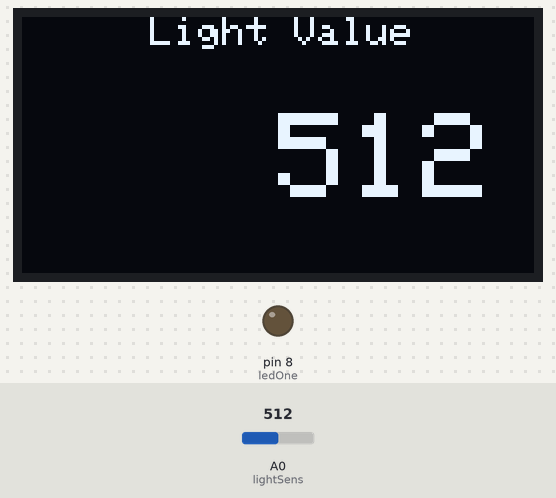
Bench run of a sketch on a simulated Arduino Uno, built with avr-gcc and run on an emulated ATmega328P. Shown: 128×64 one-colour display, output pins drawn as LEDs (lit = HIGH). The test bench sets the inputs (shaded band); at power-on: A0 (lightSens) = 512.

Above: at 1.2 s.
1.3 s: A0 (lightSens) set to 106
At 1.9 s:
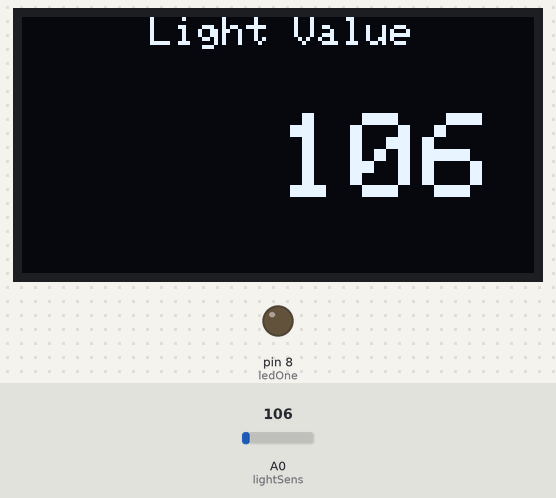
2.8 s: A0 (lightSens) set to 95
At 3.8 s:
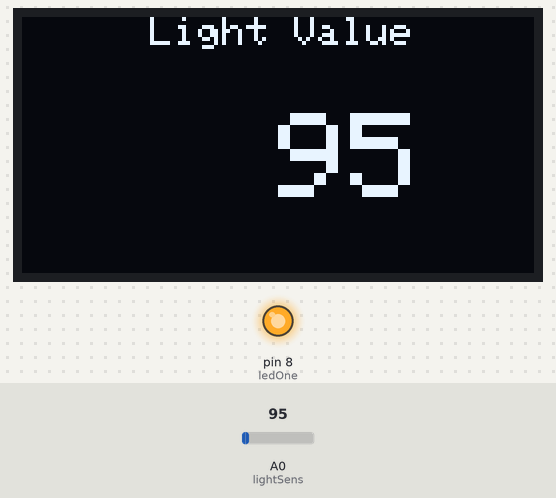
4.3 s: A0 (lightSens) set to 122
At 5.5 s:
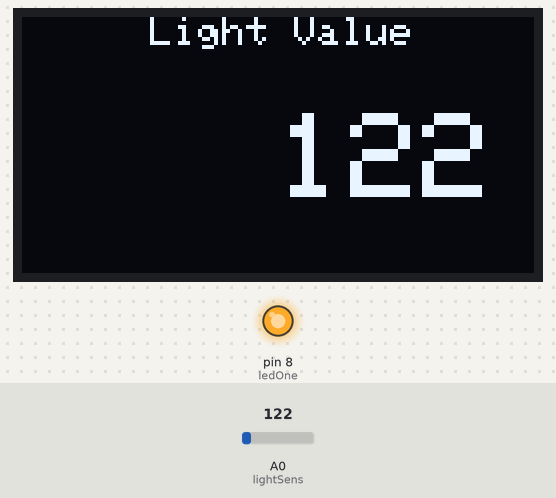
Timing chart, 0 to 7.3 s (numbered marks = the images above; inputs shaded):
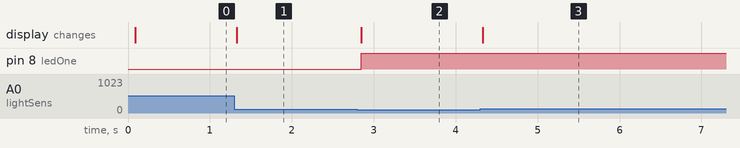

The sketch:

light_sensor.ino
```cpp
#include <SPI.h>
#include <Wire.h>
#include <Adafruit_GFX.h>
#include <Adafruit_SSD1306.h>

#define SCREEN_WIDTH 128 // OLED display width, in pixels
#define SCREEN_HEIGHT 64 // OLED display height, in pixels

#define OLED_RESET     -1
#define SCREEN_ADDRESS 0x3C // IC2 address, this can be found using code online.
Adafruit_SSD1306 display(SCREEN_WIDTH, SCREEN_HEIGHT, &Wire, OLED_RESET);

#define lightSens  A0

#define ledOne 8


void setup() {


  if(!display.begin(SSD1306_SWITCHCAPVCC, SCREEN_ADDRESS)) {
  Serial.println(F("SSD1306 allocation failed"));
  for(;;);

  pinMode(ledOne, OUTPUT);
 }


  display.clearDisplay();
  display.setTextSize(1);
  display.setTextColor(WHITE);
  display.setCursor(32,0);
  display.println("Light Value");
  display.display();


}

void loop() {
  int lightVal = analogRead(lightSens);

  display.fillRect(0, 20, 128, 30, BLACK);
  display.setTextSize(3);
  display.setCursor(64,24);
  display.println(lightVal);
  display.display();

  if (lightVal <= 100) {
    analogWrite(ledOne, 255);
  } else if (lightVal >=250) {
    analogWrite(ledOne, 0);
  }


}
```

Measured:
- the behaviour switches between 101 and 100 on A0 (lightSens) (found by bisection; images 1 and 2)
- after the input at 1.3 s, the display: changes at once (image 1)
- after the input at 2.8 s, pin 8 (ledOne): LOW → HIGH after 0.05 s; the display: changes after 0.05 s (image 2)
- after the input at 4.3 s, the display: changes at once (image 3)
